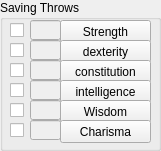
   <widget class="QGroupBox" name="groupBox_5">
    <property name="geometry">
     <rect>
      <x>490</x>
      <y>20</y>
      <width>161</width>
      <height>151</height>
     </rect>
    </property>
    <property name="title">
     <string>Saving Throws</string>
    </property>
    <widget class="QCheckBox" name="checkBox_37">
     <property name="geometry">
      <rect>
       <x>10</x>
       <y>20</y>
       <width>21</width>
       <height>21</height>
      </rect>
     </property>
     <property name="text">
      <string/>
     </property>
    </widget>
    <widget class="QLineEdit" name="lineEdit_53">
     <property name="enabled">
      <bool>false</bool>
     </property>
     <property name="geometry">
      <rect>
       <x>30</x>
       <y>20</y>
       <width>31</width>
       <height>20</height>
      </rect>
     </property>
     <property name="text">
      <string/>
     </property>
    </widget>
    <widget class="QCheckBox" name="checkBox_43">
     <property name="geometry">
      <rect>
       <x>10</x>
       <y>40</y>
       <width>21</width>
       <height>21</height>
      </rect>
     </property>
     <property name="text">
      <string/>
     </property>
    </widget>
    <widget class="QLineEdit" name="lineEdit_54">
     <property name="enabled">
      <bool>false</bool>
     </property>
     <property name="geometry">
      <rect>
       <x>30</x>
       <y>40</y>
       <width>31</width>
       <height>20</height>
      </rect>
     </property>
     <property name="text">
      <string/>
     </property>
    </widget>
    <widget class="QCheckBox" name="checkBox_45">
     <property name="geometry">
      <rect>
       <x>10</x>
       <y>80</y>
       <width>21</width>
       <height>21</height>
      </rect>
     </property>
     <property name="text">
      <string/>
     </property>
    </widget>
    <widget class="QCheckBox" name="checkBox_46">
     <property name="geometry">
      <rect>
       <x>10</x>
       <y>60</y>
       <width>21</width>
       <height>21</height>
      </rect>
     </property>
     <property name="text">
      <string/>
     </property>
    </widget>
    <widget class="QLineEdit" name="lineEdit_55">
     <property name="enabled">
      <bool>false</bool>
     </property>
     <property name="geometry">
      <rect>
       <x>30</x>
       <y>60</y>
       <width>31</width>
       <height>20</height>
      </rect>
     </property>
     <property name="text">
      <string/>
     </property>
    </widget>
    <widget class="QLineEdit" name="lineEdit_56">
     <property name="enabled">
      <bool>false</bool>
     </property>
     <property name="geometry">
      <rect>
       <x>30</x>
       <y>80</y>
       <width>31</width>
       <height>20</height>
      </rect>
     </property>
     <property name="text">
      <string/>
     </property>
    </widget>
    <widget class="QCheckBox" name="checkBox_47">
     <property name="geometry">
      <rect>
       <x>10</x>
       <y>120</y>
       <width>21</width>
       <height>21</height>
      </rect>
     </property>
     <property name="text">
      <string/>
     </property>
    </widget>
    <widget class="QCheckBox" name="checkBox_48">
     <property name="geometry">
      <rect>
       <x>10</x>
       <y>100</y>
       <width>21</width>
       <height>21</height>
      </rect>
     </property>
     <property name="text">
      <string/>
     </property>
    </widget>
    <widget class="QLineEdit" name="lineEdit_57">
     <property name="enabled">
      <bool>false</bool>
     </property>
     <property name="geometry">
      <rect>
       <x>30</x>
       <y>100</y>
       <width>31</width>
       <height>20</height>
      </rect>
     </property>
     <property name="text">
      <string/>
     </property>
    </widget>
    <widget class="QLineEdit" name="lineEdit_58">
     <property name="enabled">
      <bool>false</bool>
     </property>
     <property name="geometry">
      <rect>
       <x>30</x>
       <y>120</y>
       <width>31</width>
       <height>20</height>
      </rect>
     </property>
     <property name="text">
      <string/>
     </property>
    </widget>
    <widget class="QPushButton" name="dexterityModifier_minus9">
     <property name="geometry">
      <rect>
       <x>60</x>
       <y>20</y>
       <width>91</width>
       <height>23</height>
      </rect>
     </property>
     <property name="text">
      <string>Strength</string>
     </property>
    </widget>
    <widget class="QPushButton" name="dexterityModifier_plus0">
     <property name="geometry">
      <rect>
       <x>60</x>
       <y>40</y>
       <width>91</width>
       <height>23</height>
      </rect>
     </property>
     <property name="text">
      <string>dexterity</string>
     </property>
    </widget>
    <widget class="QPushButton" name="dexterityModifier_plus1">
     <property name="geometry">
      <rect>
       <x>60</x>
       <y>60</y>
       <width>91</width>
       <height>23</height>
      </rect>
     </property>
     <property name="text">
      <string>constitution</string>
     </property>
    </widget>
    <widget class="QPushButton" name="dexterityModifier_plus2">
     <property name="geometry">
      <rect>
       <x>60</x>
       <y>80</y>
       <width>91</width>
       <height>23</height>
      </rect>
     </property>
     <property name="text">
      <string>intelligence</string>
     </property>
    </widget>
    <widget class="QPushButton" name="dexterityModifier_plus3">
     <property name="geometry">
      <rect>
       <x>60</x>
       <y>100</y>
       <width>91</width>
       <height>23</height>
      </rect>
     </property>
     <property name="text">
      <string>Wisdom</string>
     </property>
    </widget>
    <widget class="QPushButton" name="dexterityModifier_plus4">
     <property name="geometry">
      <rect>
       <x>60</x>
       <y>120</y>
       <width>91</width>
       <height>23</height>
      </rect>
     </property>
     <property name="text">
      <string>Charisma</string>
     </property>
    </widget>
   </widget>
